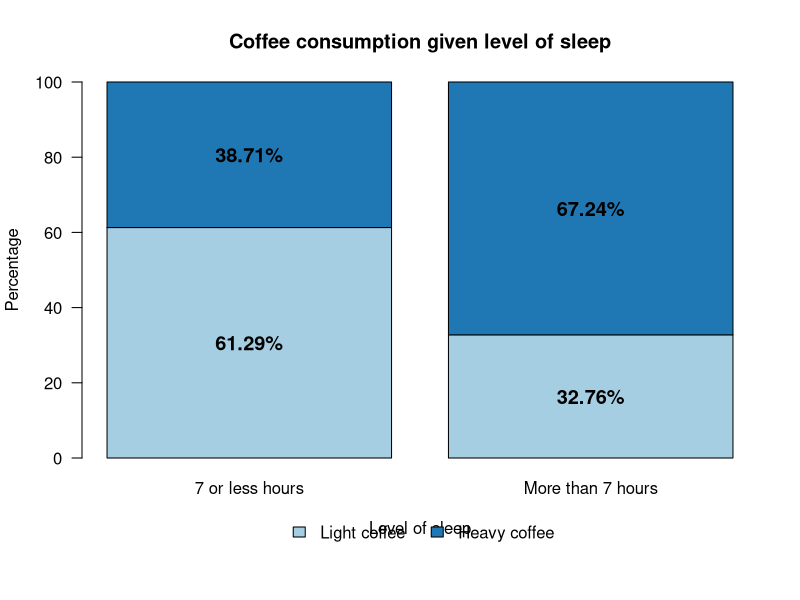
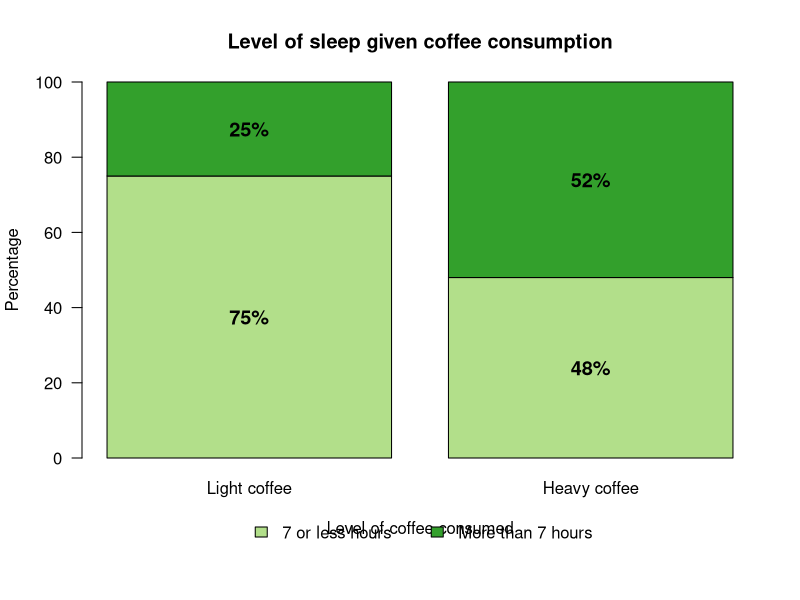

Write R code to recreate these figures, in order.
## ---- chunk 1
# Ensure figures folder exists in _book
dir.create("_book/figures", showWarnings = FALSE)

# ---------- Graph 1 ----------
png("_book/figures/conditional_coffee_given_sleep.png",
    width = 800, height = 500)

cond_coffee_sleep <- matrix(
  c(61.29, 38.71,
    32.76, 67.24),
  nrow = 2, byrow = TRUE
)

rownames(cond_coffee_sleep) <- c("7 or less hours", "More than 7 hours")
colnames(cond_coffee_sleep) <- c("Light", "Heavy")

cols <- c("#a6cee3", "#1f78b4")

par(mar = c(7, 4, 4, 2) + 0.1)
bp <- barplot(
  t(cond_coffee_sleep),
  col = cols,
  ylim = c(0, 100),
  ylab = "Percentage",
  xlab = "Level of sleep",
  main = "Coffee consumption given level of sleep",
  las = 1
)

for (i in seq_len(ncol(cond_coffee_sleep))) {
  cum <- 0
  for (j in seq_len(nrow(cond_coffee_sleep))) {
    v <- cond_coffee_sleep[i, j]
    text(bp[i], cum + v/2, paste0(v, "%"),
         col="black", cex=1.2, font=2)
    cum <- cum + v
  }
}

legend("bottom", inset=-0.25,
       legend=c("Light coffee", "Heavy coffee"),
       fill=cols, horiz=TRUE, bty="n", xpd=TRUE)

invisible(dev.off())


# ---------- Graph 2 ----------
png("_book/figures/conditional_sleep_given_coffee.png",
    width = 800, height = 500)

cond_sleep_coffee <- matrix(
  c(75, 25,
    48, 52),
  nrow = 2, byrow = TRUE
)

rownames(cond_sleep_coffee) <- c("Light coffee", "Heavy coffee")
colnames(cond_sleep_coffee) <- c("7 or less hours", "More than 7 hours")

cols2 <- c("#b2df8a", "#33a02c")

par(mar = c(7, 4, 4, 2) + 0.1)
bp2 <- barplot(
  t(cond_sleep_coffee),
  col = cols2,
  ylim = c(0, 100),
  ylab = "Percentage",
  xlab = "Level of coffee consumed",
  main = "Level of sleep given coffee consumption",
  las = 1
)

for (i in seq_len(ncol(cond_sleep_coffee))) {
  cum <- 0
  for (j in seq_len(nrow(cond_sleep_coffee))) {
    v <- cond_sleep_coffee[i, j]
    text(bp2[i], cum + v/2, paste0(v, "%"),
         col="black", cex=1.2, font=2)
    cum <- cum + v
  }
}

legend("bottom", inset=-0.25,
       legend=c("7 or less hours", "More than 7 hours"),
       fill=cols2, horiz=TRUE, bty="n", xpd=TRUE)

invisible(dev.off())
